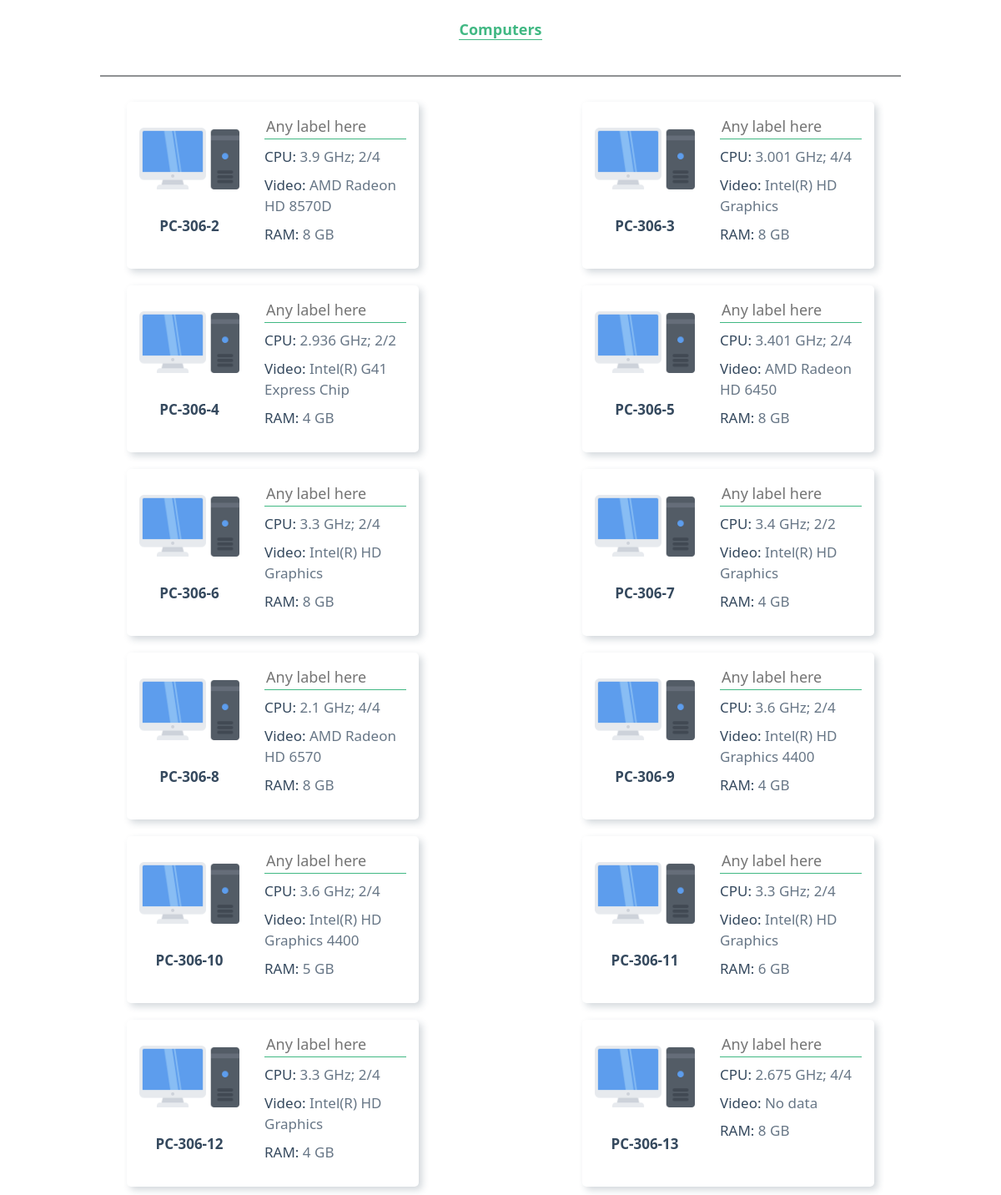
Before: / with the older database file.
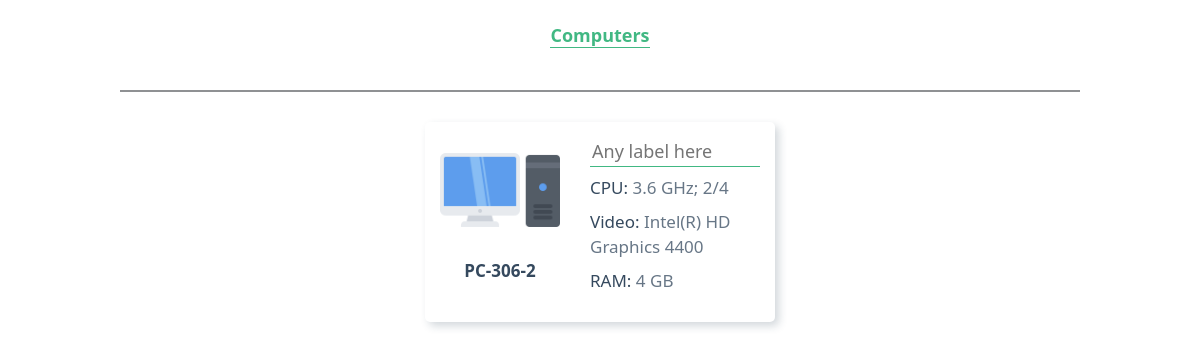
After: the same page with the newer database file.
### db.py (models this page shows)
class BaseModel(Model):
    class Meta:
        database = conn

class PC(BaseModel):
    pc_id = AutoField(column_name='pc_id')
    hardware_type = CharField(max_length=50, null=True)
    os_name = CharField(max_length=50, null=True)
    os_version = CharField(max_length=50, null=True)
    os_architecture = CharField(max_length=50, null=True)
    pc_name = CharField(max_length=50, unique=True)
    domain = CharField(max_length=50, null=True)
    ip = IPField(null=True)
    cpu_name = CharField(max_length=100, null=True)
    cpu_clock = SmallIntegerField(null=True)
    cpu_cores = SmallIntegerField(null=True)
    cpu_threads = SmallIntegerField(null=True)
    cpu_socket = CharField(max_length=10, null=True)
    motherboard_manufacturer = CharField(max_length=50, null=True)
    motherboard_product = CharField(max_length=100, null=True)
    motherboard_serial = CharField(max_length=100, null=True)
    ram = IntegerField(null=True)
    ram0_Configuredclockspeed = IntegerField(null=True)
    ram0_Capacity = IntegerField(null=True)
    ram1_Configuredclockspeed = IntegerField(null=True)
    ram1_Capacity = IntegerField(null=True)
    ram2_Configuredclockspeed = IntegerField(null=True)
    ram2_Capacity = IntegerField(null=True)
    ram3_Configuredclockspeed = IntegerField(null=True)
    ram3_Capacity = IntegerField(null=True)
    videocard = CharField(max_length=100, null=True)
    resX = IntegerField(null=True)
    resY = IntegerField(null=True)
    username = CharField(max_length=100, null=True)
    timezone = CharField(max_length=100, null=True)
    user = CharField(max_length=200, null=True)
    serial_number = IntegerField(null=True)
    location = CharField(max_length=200, null=True)
    updated = DateTimeField()
    comment = TextField(null=True)
    label = CharField(max_length=100, null=True)
    class Meta:
        table_name = 'pc'

### main.py (the view)
@app.get("/")
async def root(request: Request):
    pcs = db.getAll()
    for pc in pcs:
        pc['href'] = app.url_path_for('get_pc', pc_name=pc['name'])
    context['request'] = request
    context['nav'] = [{'caption': 'Computers', 'href': app.url_path_for('root')}]
    context['items'] = pcs
    if len(context['items']):
        return templates.TemplateResponse('pc_list.html', context)
    else:
        return templates.TemplateResponse('no_pcs.html', context)

### templates/pc_list.html (shortened to what this page needs)
{% extends 'base.html' %}
{% block content %}
    <section class="pc_list">
        <div class="container">
            <div class="cards" id="pc_list">
                {% for pc in items %}
                    <div class="loader-wrapper">
                        <div class="card">
                            <a class="wrap" href="{{ pc.href }}">
                                <div class="caption">
                                    <img src="{{ url_for('static', path='/img/computer.png') }}" alt="">
                                    <p>{{ pc.name }}</p>
                                </div>
                            </a>
                            <div class="chars">
                                <input id="{{ pc.name }}" class="pc_label"
                                       value="{% if pc.label %}{{ pc.label }}{% endif %}" type="text"
                                       placeholder="Any label here">
                                <p>CPU:
                                    <span>{{ pc.cpu.clock  / 1000 }} GHz; {{ pc.cpu.cores }}/{{ pc.cpu.threads }}</span>
                                </p>
                                <p>Video: <span>{{ pc.videocard.name[:25] }}</span></p>
                                <p>RAM: <span>{{ pc.ram.size }} GB</span></p>
                            </div>
                        </div>
                    </div>
                {% endfor %}
            </div>
        </div>
    </section>
{% endblock %}

Changed rows visible on the page:
removed PC: name "PC-306-3", pc.cpu.clock/1000 "3.001", cpu.cores "4", cpu.threads "4", videocard "Intel(R) HD Graphics", ram.size "8"
removed PC: name "PC-306-4", pc.cpu.clock/1000 "2.936", cpu.cores "2", cpu.threads "2", videocard "Intel(R) G41 Express Chip", ram.size "4"
removed PC: name "PC-306-5", pc.cpu.clock/1000 "3.401", cpu.cores "2", cpu.threads "4", videocard "AMD Radeon HD 6450", ram.size "8"
removed PC: name "PC-306-6", pc.cpu.clock/1000 "3.3", cpu.cores "2", cpu.threads "4", videocard "Intel(R) HD Graphics", ram.size "8"
removed PC: name "PC-306-7", pc.cpu.clock/1000 "3.4", cpu.cores "2", cpu.threads "2", videocard "Intel(R) HD Graphics", ram.size "4"
removed PC: name "PC-306-8", pc.cpu.clock/1000 "2.1", cpu.cores "4", cpu.threads "4", videocard "AMD Radeon HD 6570", ram.size "8"
removed PC: name "PC-306-9", pc.cpu.clock/1000 "3.6", cpu.cores "2", cpu.threads "4", videocard "Intel(R) HD Graphics 4400", ram.size "4"
removed PC: name "PC-306-10", pc.cpu.clock/1000 "3.6", cpu.cores "2", cpu.threads "4", videocard "Intel(R) HD Graphics 4400", ram.size "5"
removed PC: name "PC-306-11", pc.cpu.clock/1000 "3.3", cpu.cores "2", cpu.threads "4", videocard "Intel(R) HD Graphics", ram.size "6"
removed PC: name "PC-306-12", pc.cpu.clock/1000 "3.3", cpu.cores "2", cpu.threads "4", videocard "Intel(R) HD Graphics", ram.size "4"
removed PC: name "PC-306-13", pc.cpu.clock/1000 "2.675", cpu.cores "4", cpu.threads "4", videocard "No data", ram.size "8"
changed PC "PC-306-2": pc.cpu.clock/1000 "3.9" → "3.6"; videocard "AMD Radeon HD 8570D" → "Intel(R) HD Graphics 4400"; ram.size "8" → "4"
